Frame 1 (no input): blank canvas, image omitted
Frame 60 (the mouse pressed at the canvas centre just before this capture): blank canvas, image omitted
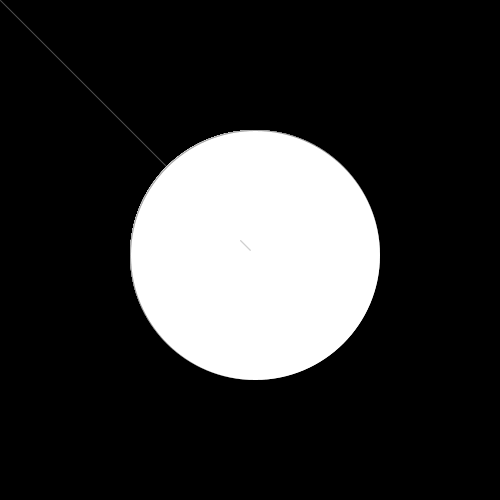
Frame 120 (the mouse held since frame 60 and released just before this capture)

The Processing sketch whose frames 1 and 60 were blank and that drew this single picture after the mouse press (run headless with seeded random() and noise(); from frame 60 on, the mouse is pressed at the canvas centre):

// Processing sketch: processing_2506
// ── processing_2506.pde



//size of the ellipse at the end of the line


boolean isDrawing = false;


void setup() {
  size(500,500);
  background(0);
  smooth();
  
  
};

void draw()  {
  
 if (isDrawing) {
 
  stroke(255,255,255,80);
  line(pmouseX, pmouseY, mouseX, mouseY);
 line(210,210,mouseX,mouseY);
  stroke(0,0,0,25);
  ellipse(255,255,mouseX,mouseY);
  fill(255,255,255,50);
  line(240,240,mouseX,mouseY);

  

 }
};

void mousePressed(){
  isDrawing=!isDrawing;
  
};

void keyPressed() {
  save("circle" + key + ".png");//press any key and it will save it in your folder
  
};
